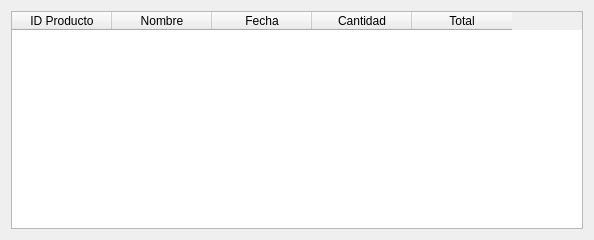
<?xml version="1.0" encoding="UTF-8"?>
<ui version="4.0">
 <class>Reporte_top5</class>
 <widget class="QWidget" name="Reporte_top5">
  <property name="geometry">
   <rect>
    <x>0</x>
    <y>0</y>
    <width>594</width>
    <height>240</height>
   </rect>
  </property>
  <property name="minimumSize">
   <size>
    <width>594</width>
    <height>240</height>
   </size>
  </property>
  <property name="maximumSize">
   <size>
    <width>594</width>
    <height>240</height>
   </size>
  </property>
  <property name="windowTitle">
   <string>Reporte</string>
  </property>
  <layout class="QGridLayout" name="gridLayout">
   <item row="0" column="0">
    <layout class="QVBoxLayout" name="lay_ver_principal">
     <item>
      <widget class="QTableWidget" name="tbl_top_5">
       <column>
        <property name="text">
         <string>ID Producto</string>
        </property>
       </column>
       <column>
        <property name="text">
         <string>Nombre</string>
        </property>
       </column>
       <column>
        <property name="text">
         <string>Fecha</string>
        </property>
       </column>
       <column>
        <property name="text">
         <string>Cantidad</string>
        </property>
       </column>
       <column>
        <property name="text">
         <string>Total</string>
        </property>
       </column>
      </widget>
     </item>
    </layout>
   </item>
  </layout>
 </widget>
 <resources/>
 <connections/>
</ui>
